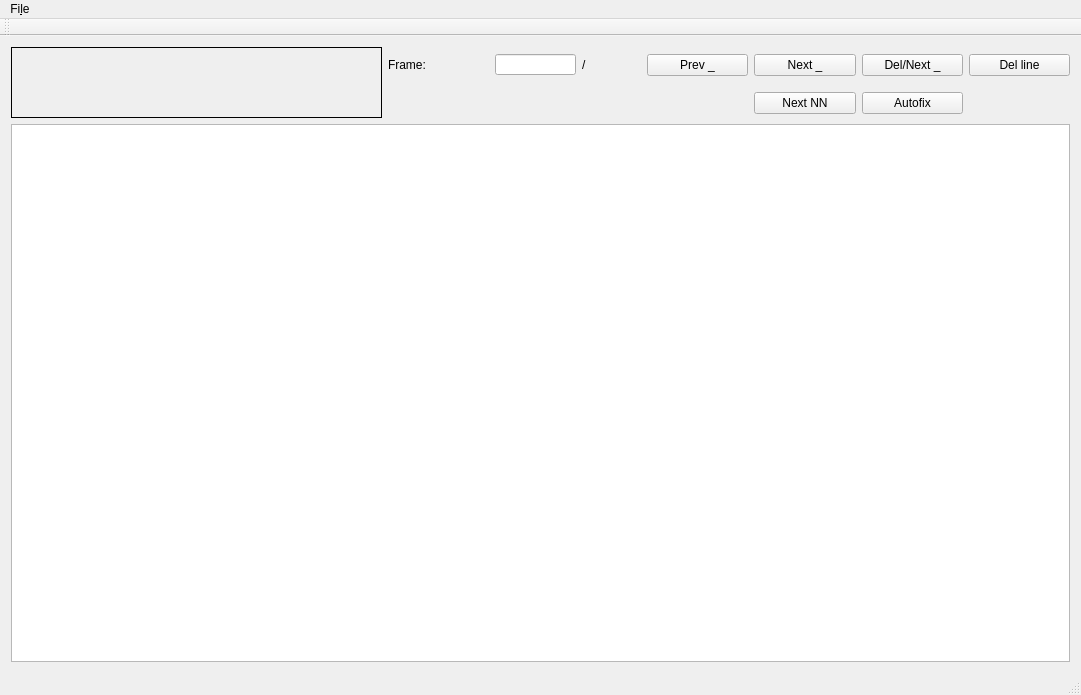
<?xml version="1.0" encoding="UTF-8"?>
<ui version="4.0">
 <class>MainWindow</class>
 <widget class="QMainWindow" name="MainWindow">
  <property name="geometry">
   <rect>
    <x>0</x>
    <y>0</y>
    <width>1081</width>
    <height>695</height>
   </rect>
  </property>
  <property name="windowTitle">
   <string>MainWindow</string>
  </property>
  <widget class="QWidget" name="centralWidget">
   <layout class="QGridLayout" name="gridLayout">
    <item row="0" column="0" rowspan="2">
     <widget class="QLabel" name="label">
      <property name="minimumSize">
       <size>
        <width>371</width>
        <height>71</height>
       </size>
      </property>
      <property name="maximumSize">
       <size>
        <width>371</width>
        <height>71</height>
       </size>
      </property>
      <property name="frameShape">
       <enum>QFrame::Box</enum>
      </property>
      <property name="text">
       <string/>
      </property>
     </widget>
    </item>
    <item row="0" column="1">
     <widget class="QLabel" name="labelFrame">
      <property name="text">
       <string>Frame:</string>
      </property>
     </widget>
    </item>
    <item row="0" column="2">
     <widget class="QLineEdit" name="textLineN">
      <property name="minimumSize">
       <size>
        <width>81</width>
        <height>21</height>
       </size>
      </property>
      <property name="maximumSize">
       <size>
        <width>81</width>
        <height>21</height>
       </size>
      </property>
     </widget>
    </item>
    <item row="0" column="3">
     <widget class="QLabel" name="labelTotFrames">
      <property name="minimumSize">
       <size>
        <width>59</width>
        <height>18</height>
       </size>
      </property>
      <property name="maximumSize">
       <size>
        <width>59</width>
        <height>18</height>
       </size>
      </property>
      <property name="text">
       <string>/</string>
      </property>
     </widget>
    </item>
    <item row="0" column="4">
     <widget class="QPushButton" name="btPrev">
      <property name="text">
       <string>Prev _</string>
      </property>
     </widget>
    </item>
    <item row="0" column="5">
     <widget class="QPushButton" name="btNext">
      <property name="text">
       <string>Next _</string>
      </property>
     </widget>
    </item>
    <item row="0" column="6">
     <widget class="QPushButton" name="btDelNext">
      <property name="text">
       <string>Del/Next _</string>
      </property>
     </widget>
    </item>
    <item row="0" column="7">
     <widget class="QPushButton" name="btDelLine">
      <property name="text">
       <string>Del line</string>
      </property>
     </widget>
    </item>
    <item row="1" column="5">
     <widget class="QPushButton" name="btNextNN">
      <property name="text">
       <string>Next NN</string>
      </property>
     </widget>
    </item>
    <item row="1" column="6">
     <widget class="QPushButton" name="btAutoFix">
      <property name="text">
       <string>Autofix</string>
      </property>
     </widget>
    </item>
    <item row="2" column="0" colspan="8">
     <widget class="SXOQPlainText" name="plainTextEdit">
      <property name="overwriteMode">
       <bool>false</bool>
      </property>
      <property name="centerOnScroll">
       <bool>true</bool>
      </property>
     </widget>
    </item>
   </layout>
  </widget>
  <widget class="QMenuBar" name="menuBar">
   <property name="geometry">
    <rect>
     <x>0</x>
     <y>0</y>
     <width>1081</width>
     <height>30</height>
    </rect>
   </property>
   <widget class="QMenu" name="menuFile">
    <property name="title">
     <string>Fi&amp;le</string>
    </property>
    <addaction name="actionOpen"/>
    <addaction name="actionSave"/>
    <addaction name="actionQuit"/>
   </widget>
   <addaction name="menuFile"/>
  </widget>
  <widget class="QToolBar" name="mainToolBar">
   <attribute name="toolBarArea">
    <enum>TopToolBarArea</enum>
   </attribute>
   <attribute name="toolBarBreak">
    <bool>false</bool>
   </attribute>
  </widget>
  <widget class="QStatusBar" name="statusBar"/>
  <action name="actionOpen">
   <property name="text">
    <string>&amp;Open</string>
   </property>
  </action>
  <action name="actionSave">
   <property name="text">
    <string>&amp;Save</string>
   </property>
  </action>
  <action name="actionQuit">
   <property name="text">
    <string>&amp;Quit</string>
   </property>
  </action>
 </widget>
 <layoutdefault spacing="6" margin="11"/>
 <customwidgets>
  <customwidget>
   <class>SXOQPlainText</class>
   <extends>QPlainTextEdit</extends>
   <header>sxoqplaintext.h</header>
  </customwidget>
 </customwidgets>
 <resources/>
 <connections/>
</ui>
